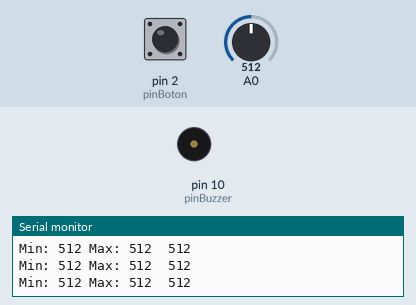
Simulated run of this sketch. Board: Arduino Uno, built with avr-gcc and run on an emulated ATmega328P. On the bench: buzzer (waves = sounding), the last lines printed to the serial monitor. Inputs (shaded band) come from the test bench; at power-on: A0 = 512, pin 2 (pinBoton) HIGH.

Above: at 1.2 s.
1.3 s: A0 set to 108
4.3 s: A0 set to 88
7.3 s: pin 2 (pinBoton) pulled LOW for 0.15 s
At 7.38 s:
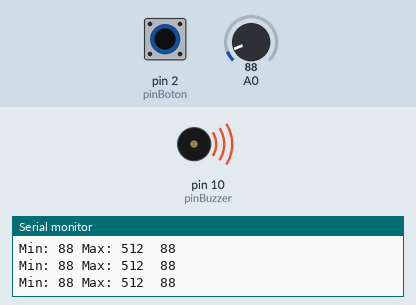
11.9 s: A0 set to 990
14.9 s: A0 set to 1015
Timing chart, 0 to 17.9 s (numbered marks = the images above; inputs shaded):
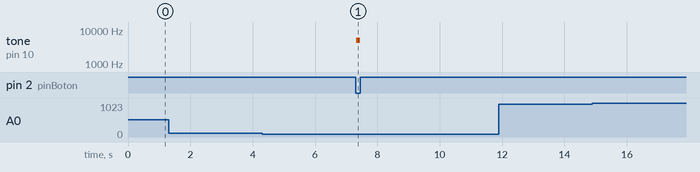

Measured:
- after the input at 7.3 s, tone on pin 10 (pinBuzzer): silent → 5000 Hz at once, → silent 0.14 s later

The sketch:

UD3_LightBuzzer_MinMax.ino
```cpp
/**
 * Unidad 3: LightBuzzer con ajuste de mínimo y máximo
 *
 * Hacemos sonar un altavoz piezoeléctrico (buzzer)
 * con un LDR (Light Dependant Resistor) usando
 * un la configuración de un divisor de tensión.
 */

const byte pinBuzzer = 10;
const byte pinBoton  = 2;

// Definimos las variables que albergarán los valores más extremos obtenidos
// desde el comienzo del programa
int minim = 1023;
int maxim = 0;

void setup() {

  pinMode(pinBuzzer, OUTPUT);
  pinMode(pinBoton, INPUT_PULLUP);
  Serial.begin(9600);
}

void loop() {

  int luz = analogRead(A0);

  // Actualizamos mínimo y máximo
  if (luz < minim) minim = luz;
  if (luz > maxim) maxim = luz;

  Serial.print("Min: ");
  Serial.print(minim);
  Serial.print(" Max: ");
  Serial.print(maxim);
  Serial.print("  ");
  Serial.println(luz);

  // Mapeamos los valores obtenidos del sensor a frecuencias
  // que el buzzer pueda reproducir (esta vez invertidos
  // para que suba la frecuencia con la luz)
  int frec = map(luz, minim, maxim, 5000, 1000);

  // Hacemos sonar el buzzer a la frecuencia calculada usando PWM
  // cuando esté pulsado el botón
  if (digitalRead(pinBoton) == LOW) {

    tone(pinBuzzer, frec);

  // Dejamos de emitir cuando soltamos el botón
  } else {

    noTone(pinBuzzer);

  }
}
```
